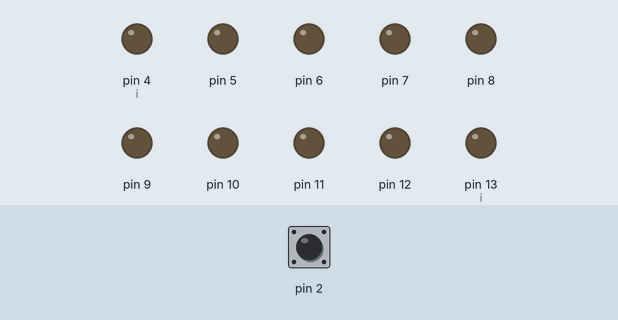
Simulated run of this sketch. Board: Arduino Uno, built with avr-gcc and run on an emulated ATmega328P. Shown: output pins drawn as LEDs (lit = HIGH). Dashed ring = blinking. The inputs (shaded band) are chosen by the test bench; at power-on: pin 2 LOW.

Above: at 1.2 s.
1.3 s: pin 2 pulsed HIGH 2 times (0.12 s each, 0.3 s apart)
At 1.47 s:
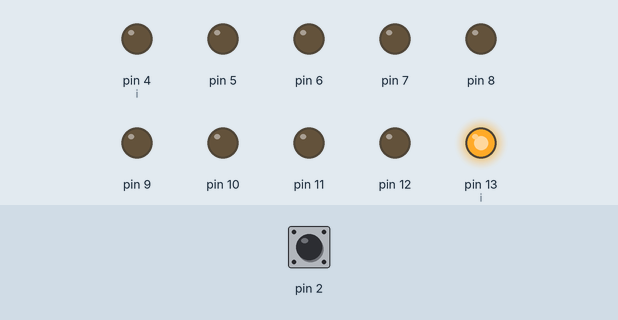
3.4 s: pin 2 pulsed HIGH 5 times (0.12 s each, 0.3 s apart)
At 4.97 s:
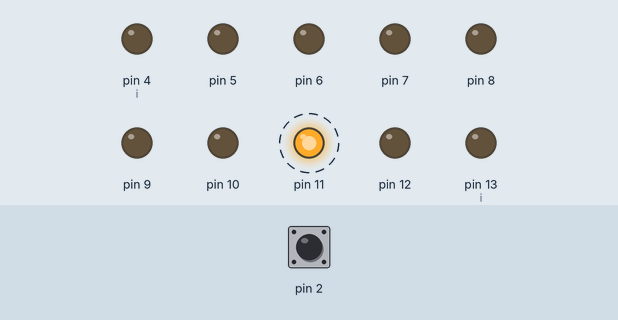
6.7 s: pin 2 driven HIGH
At 7.6 s:
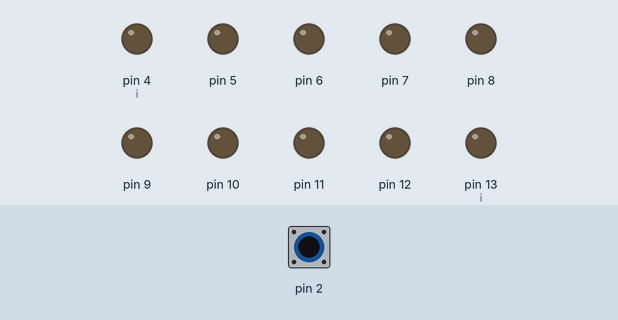
Timing chart, 0 to 9.7 s (numbered marks = the images above; inputs shaded):
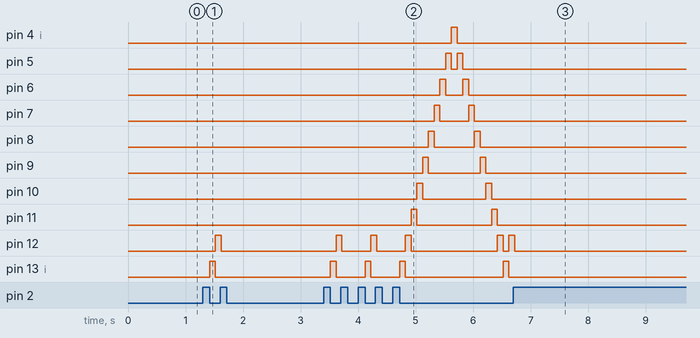

The sketch:

AUTO_F.ino
```cpp
int vs=100;
int x=-1;
int i=13;
int s=4;

void setup()
{
  for(int l=4; l<=13; l++)
  {
  pinMode(l, OUTPUT);
  }
  pinMode(2, INPUT);
}

void loop()
{

  while(digitalRead(2)==0){}
  while(digitalRead(2)==1){}
  for(i; s;)
  {
   digitalWrite(i, 1);
    delay(vs);
   digitalWrite(i, 0);
   i+=x;

    if(i==4)
	{
      i=4;
      s=13;
      x=1;
	}

	if(i==13)
	{
       i=13;
       s=4;
       x=-1;
	}
    if(digitalRead(2)==1)
	{

       break;
	}

  }

  while(digitalRead(2)==1){
  for(int l=4; l<=13; l++)
  {
  digitalWrite(l, 0);
  }
  i=13;
  s=4;
  x=-1;
  }

}
```

Measured:
- after the input at 1.3 s, pin 12: LOW → HIGH after 0.22 s, → LOW 0.10 s later; pin 13 (i): LOW → HIGH after 0.12 s, → LOW 0.10 s later
- after the input at 3.4 s, pin 4 (i): LOW → HIGH after 2.2 s, → LOW 0.10 s later; pin 5: alternates HIGH for 0.10 s and LOW for 0.10 s, 4 changes in all, then stays LOW, starting after 2.1 s
- after the input at 6.7 s, pin 4 (i), pin 5–11, pin 13 (i): stops changing and stays LOW; pin 12: goes on until 6.7 s, then stays LOW
